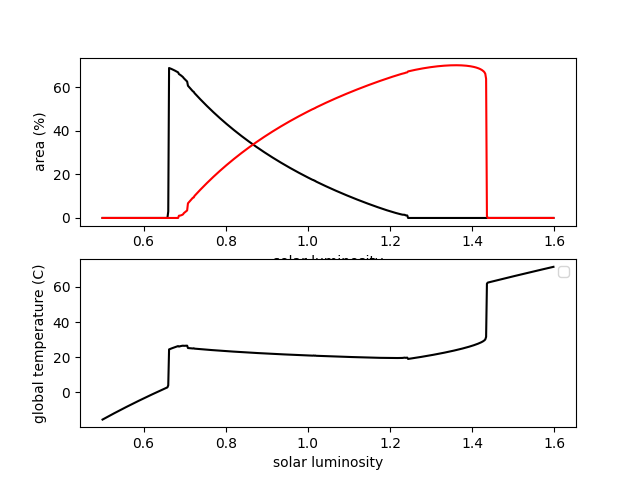

Generate this figure with Python:
import numpy as np
import matplotlib.pyplot as plt

Td_min = 278.15
Td_max = 313.15
Td_ideal = 295.65

alb_barren = 0.5
alb_white = 0.75
alb_black = 0.25
area_white = 0.01
area_black = 0.01

insul = 20
drate = 0.3

# Convergence criteria
maxconv = 1000
tol = 0.000001

# Flux terms
So = 1000
sigma = 5.67032e-8

if __name__ == '__main__':
    # Initialize arrays
    fluxes = np.arange(0.5, 1.6, 0.002)
    area_black_vec = np.zeros_like(fluxes)
    area_white_vec = np.zeros_like(fluxes)
    area_barren_vec = np.zeros_like(fluxes)
    Tp_vec = np.zeros_like(fluxes)

    # Loop over fluxes
    for j, flux in enumerate(fluxes):
        # Minimum daisy coverage
        if area_black < 0.01:
            area_black = 0.01
        if area_white < 0.01:
            area_white = 0.01
        area_barren = 1 - (area_black + area_white)

        # Reset iteration metrics
        it = 0
        dA_black = 2*tol
        dA_white = 2*tol
        darea_black_old = 0
        darea_white_old = 0

        while it <= maxconv and dA_black > tol and dA_white > tol:
            # Planetary albedo
            alb_p = (area_black * alb_black
                     + area_white * alb_white
                     + area_barren * alb_barren)
            # Planetary temperature
            Tp = (flux*So*(1-alb_p)/sigma)**(1/4)
            # Local temperatures
            Td_black = insul*(alb_p-alb_black) + Tp
            Td_white = insul*(alb_p-alb_white) + Tp

            # Determine birth rates
            if (Td_black >= Td_min
                    and Td_black <= Td_max
                    and area_black >= 0.01):
                birth_black = 1 - 0.003265*(Td_ideal-Td_black)**2
            else:
                birth_black = 0.0

            if (Td_white >= Td_min
                    and Td_white <= Td_max
                    and area_white >= 0.01):
                birth_white = 1 - 0.003265*(Td_ideal-Td_white)**2
            else:
                birth_white = 0.0

            # Change in areal extents
            darea_black = area_black*(birth_black*area_barren-drate)
            darea_white = area_white*(birth_white*area_barren-drate)

            # Change from previous iteration
            dA_black = abs(darea_black-darea_black_old)
            dA_white = abs(darea_white-darea_white_old)

            # Update areas, states, and iteration count
            darea_black_old = darea_black
            darea_white_old = darea_white
            area_black = area_black+darea_black
            area_white = area_white+darea_white
            area_barren = 1-(area_black+area_white)
            it += 1

        # Save states
        area_black_vec[j] = area_black
        area_white_vec[j] = area_white
        area_barren_vec[j] = area_barren
        Tp_vec[j] = Tp

    fig, ax = plt.subplots(2, 1)
    ax[0].plot(fluxes, 100*area_black_vec, color='black', label='black')
    ax[0].plot(fluxes, 100*area_white_vec, color='red', label='white')
    ax[0].set_xlabel('solar luminosity')
    ax[0].set_ylabel('area (%)')
    plt.legend()

    ax[1].plot(fluxes, Tp_vec-273.15, color='black')
    ax[1].set_xlabel('solar luminosity')
    ax[1].set_ylabel('global temperature (C)')
    plt.savefig('WGEG.png')
